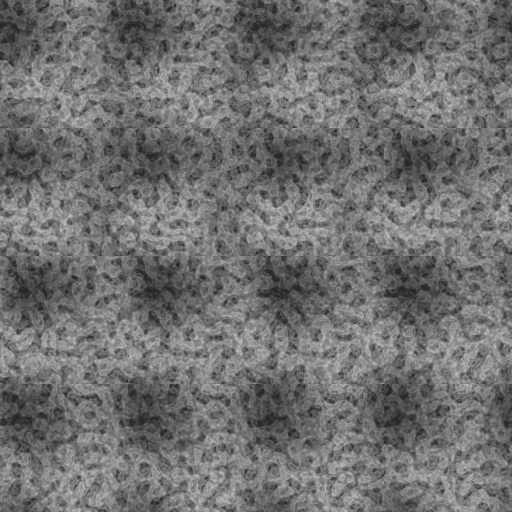
#> input picture Packages/com.abstractocclusion.webgpuwater/Samples~/Demos/Common/FoamFlipbook_4x4.png, 1024 x 1024 px (shown at 1/2 size)
$ python gen_foam_normal_flipbook.py
#> lines starting #> are read from the running program, lines starting #| are printed output that depends on the picture
"""Generates Generated/FoamFlipbookNormal_4x4.png: a relief normal map derived
frame-by-frame from FoamFlipbook_4x4.png (run gen_foam_flipbook.py first), so the
foam's lighting relief animates and tiles exactly like the pattern it shades.

Encoding: raw RGB (n * 0.5 + 0.5), imported LINEAR (sRGB off) and NOT as a Unity
"Normal map" - WaterSurface.shader decodes it manually (rg * 2 - 1), which keeps
the decode identical on every backend. Gradients use wrapped differences so each
frame's normals tile seamlessly like the source frames.

Run:  python3 gen_foam_normal_flipbook.py
"""
import os
import numpy as np
from PIL import Image

CELL = 256
COLS, ROWS = 4, 4
GRADIENT_GAIN = 8.0  # baked relief steepness; _FoamNormalStrength scales it in-shader
HERE = os.path.dirname(os.path.abspath(__file__))
SRC = os.path.join(HERE, "..", "FoamFlipbook_4x4.png")
DST = os.path.join(HERE, "..", "FoamFlipbookNormal_4x4.png")

sheet = np.asarray(Image.open(SRC).convert("L"), dtype=np.float64) / 255.0
out = np.zeros((CELL * ROWS, CELL * COLS, 3))
for i in range(COLS * ROWS):
    r, c = divmod(i, COLS)
    height = sheet[r * CELL:(r + 1) * CELL, c * CELL:(c + 1) * CELL]
    # wrapped central differences: frames tile, so the normals tile too
    dx = (np.roll(height, -1, axis=1) - np.roll(height, 1, axis=1)) * 0.5 * GRADIENT_GAIN
    dy = (np.roll(height, -1, axis=0) - np.roll(height, 1, axis=0)) * 0.5 * GRADIENT_GAIN
    n = np.dstack([-dx, -dy, np.ones_like(height)])
    n /= np.linalg.norm(n, axis=2, keepdims=True)
    out[r * CELL:(r + 1) * CELL, c * CELL:(c + 1) * CELL] = n
#> this loop made 16 passes
#> pass 1, `height = sheet[r * CELL:(r + 1) * CELL, c * CELL:(c + 1) * CELL]`:
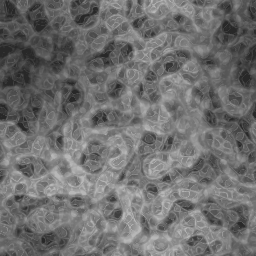
#> height: shape (256, 256) float64; min 0.157, max 0.718, mean 0.436
#> pass 1, `dx = (np.roll(height, -1, axis=1) - np.roll(height, 1, axis=1)) * 0.5 ..`:
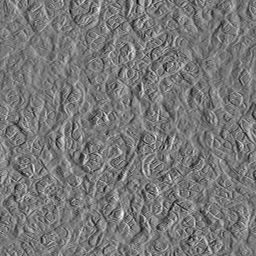
#> dx: shape (256, 256) float64; min -1.16, max 1.3, mean -9.99e-20; drawn with min black and max white
#> pass 1, `dy = (np.roll(height, -1, axis=0) - np.roll(height, 1, axis=0)) * 0.5 ..`:
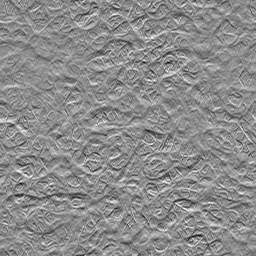
#> dy: shape (256, 256) float64; min -1.38, max 1.13, mean 2.17e-19; drawn with min black and max white
#> pass 1, `n = np.dstack([-dx, -dy, np.ones_like(height)])`:
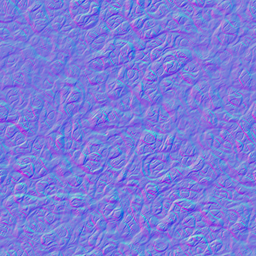
#> n: shape (256, 256, 3) float64; mean of channels 0, 1, 2 -1.22e-19, -1.69e-17, 1; drawn with min black and max white
#> after the loop:
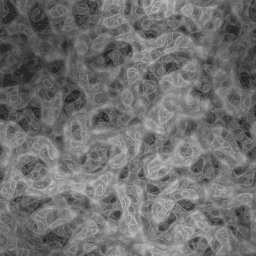
#> height: shape (256, 256) float64; min 0.157, max 0.718, mean 0.435
#> after the loop:
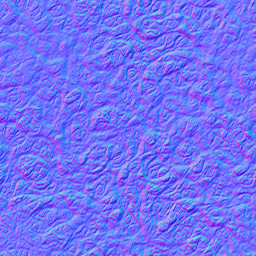
#> n: shape (256, 256, 3) float64; mean of channels 0, 1, 2 2.79e-05, 2.44e-05, 0.947; drawn with min black and max white
#> after the loop:
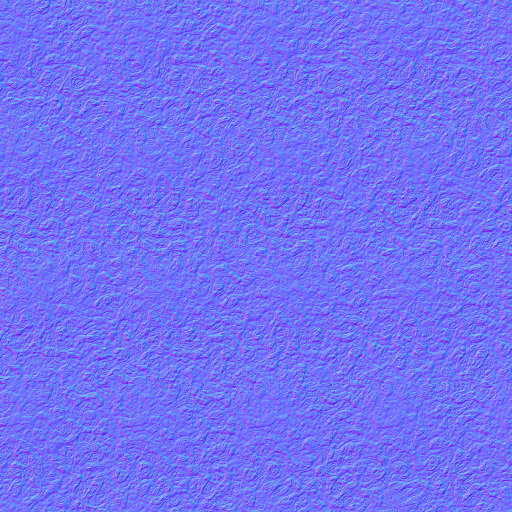
#> out: shape (1024, 1024, 3) float64 (shown at 1/2 size); mean of channels 0, 1, 2 4.15e-05, -3.35e-05, 0.947; drawn with min black and max white

rgb = ((out * 0.5 + 0.5) * 255).astype(np.uint8)
rgba = np.dstack([rgb, np.full(rgb.shape[:2], 255, np.uint8)])
Image.fromarray(rgba, "RGBA").save(os.path.abspath(DST))
print("wrote", os.path.abspath(DST))

$ run again, with Packages/com.abstractocclusion.webgpuwater/Samples~/Demos/Common/Foam1.png copied over Packages/com.abstractocclusion.webgpuwater/Samples~/Demos/Common/FoamFlipbook_4x4.png
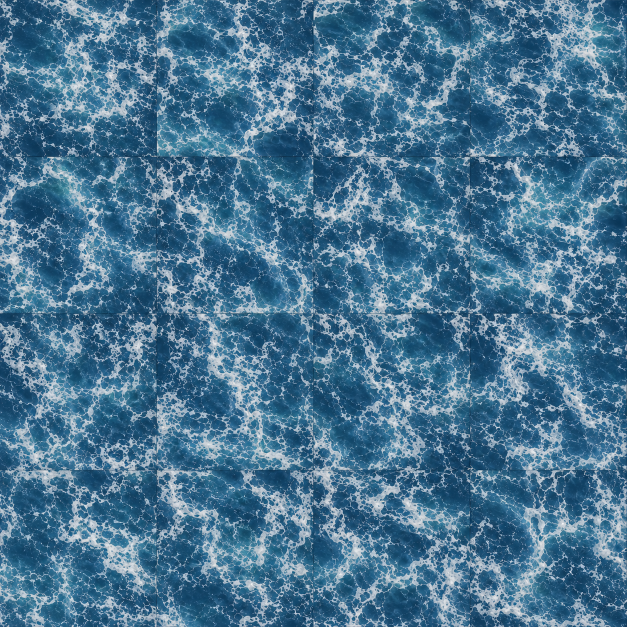
#> input picture Packages/com.abstractocclusion.webgpuwater/Samples~/Demos/Common/Foam1.png, 1254 x 1254 px (shown at 1/2 size)
#> after the loop `for i in range(COLS * ROWS):`:
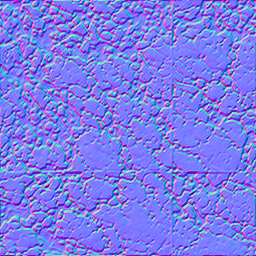
#> n: shape (256, 256, 3) float64; mean of channels 0, 1, 2 -0.000406, 0.000961, 0.846; drawn with min black and max white
#> after the loop `for i in range(COLS * ROWS):`:
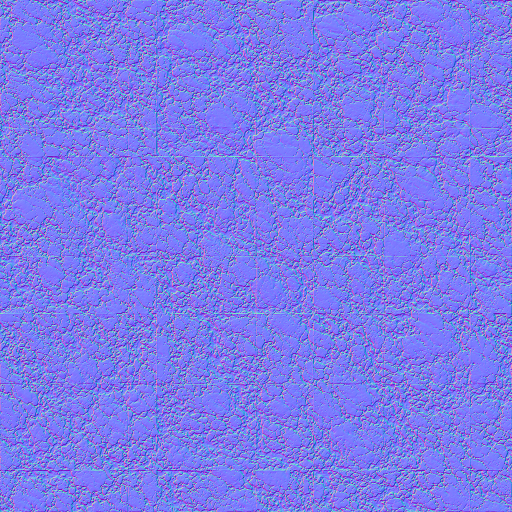
#> out: shape (1024, 1024, 3) float64 (shown at 1/2 size); mean of channels 0, 1, 2 -0.000697, 0.000137, 0.852; drawn with min black and max white
